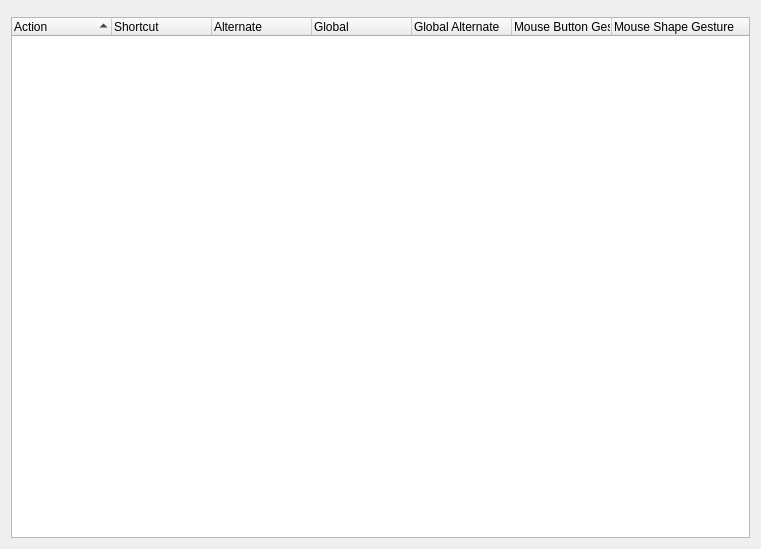
<ui version="4.0" >
 <class>KShortcutsDialog</class>
 <widget class="QWidget" name="KShortcutsDialog" >
  <property name="geometry" >
   <rect>
    <x>0</x>
    <y>0</y>
    <width>761</width>
    <height>549</height>
   </rect>
  </property>
  <layout class="QVBoxLayout" name="verticalLayout" >
   <item>
    <widget class="KTreeWidgetSearchLineWidget" name="searchFilter" >
     <property name="whatsThis" >
      <string>Search interactively for shortcut names (e.g. Copy) or combination of keys (e.g. Ctrl+C) by typing them here.</string>
     </property>
    </widget>
   </item>
   <item>
    <widget class="QTreeWidget" name="list" >
     <property name="whatsThis" >
      <string>Here you can see a list of key bindings, i.e. associations between actions (e.g. 'Copy') shown in the left column and keys or combination of keys (e.g. Ctrl+V) shown in the right column.</string>
     </property>
     <property name="rootIsDecorated" >
      <bool>true</bool>
     </property>
     <property name="sortingEnabled" >
      <bool>true</bool>
     </property>
     <column>
      <property name="text" >
       <string>Action</string>
      </property>
     </column>
     <column>
      <property name="text" >
       <string>Shortcut</string>
      </property>
     </column>
     <column>
      <property name="text" >
       <string>Alternate</string>
      </property>
     </column>
     <column>
      <property name="text" >
       <string>Global</string>
      </property>
     </column>
     <column>
      <property name="text" >
       <string>Global Alternate</string>
      </property>
     </column>
     <column>
      <property name="text" >
       <string>Mouse Button Gesture</string>
      </property>
     </column>
     <column>
      <property name="text" >
       <string>Mouse Shape Gesture</string>
      </property>
     </column>
    </widget>
   </item>
  </layout>
 </widget>
 <customwidgets>
  <customwidget>
   <class>KTreeWidgetSearchLineWidget</class>
   <extends>QWidget</extends>
   <header>ktreewidgetsearchline.h</header>
  </customwidget>
 </customwidgets>
 <resources/>
 <connections/>
</ui>
